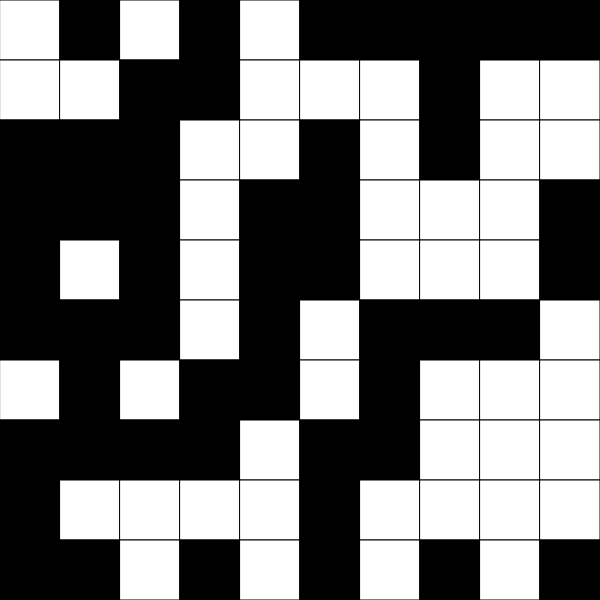
Frame 1 (no input)
Frame 60 (no input): identical to frame 1, image omitted
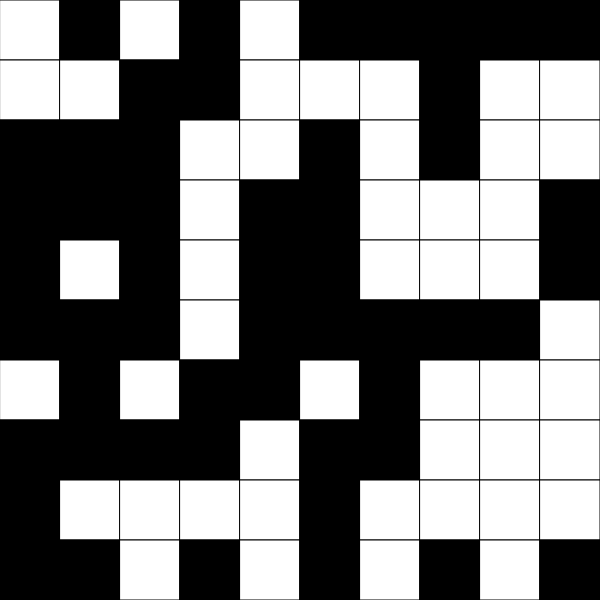
Frame 120 (the mouse pressed at the canvas centre since frame 60)

The p5.js sketch that drew these frames (run headless with seeded random() and noise() and a simulated clock; from frame 60 on, the mouse is pressed at the canvas centre):

// p5.js sketch
// ── sketch.js
// 2D Array Grid
// Ethan Church
// October 24, 2018
//
// Extra for Experts:
// - describe what you did to take this project "above and beyond"

let rows = 10;
let cols = 10;
let grid;
let cellSize;

function setup() {
  createCanvas(600, 600);
  cellSize = width / cols;
  grid = createRandom2dArray(cols, rows);
}

function draw() {
  background(255);
  displayGrid();
}

function displayGrid() {
  for (let y = 0; y < rows; y++) {
    for (let x = 0; x < cols; x++) {
      if (grid[y][x] === 0) {
        fill(0);
      }
      else {
        fill(255);
      }
      rect(x*cellSize, y*cellSize, cellSize, cellSize);
    }
  }
}

function createRandom2dArray(cols, rows) {
  let randomGrid = [];
  for (let y = 0; y < rows; y++) {
    randomGrid.push([]);
    for (let x = 0; x < cols; x++) {
      if (random(100) < 50) {
        randomGrid[y].push(0);
      }
      else {
        randomGrid[y].push(1);
      }
    }
  }
  return randomGrid;
}

function mousePressed(){
  let x = floor(mouseX / cellSize);
  let y = floor(mouseY / cellSize);
  if (grid[y][x] === 1){
    grid[y][x] = 0;
  } else if (grid[y][x] === 0){
    grid[y][x] = 1;
  }
}
